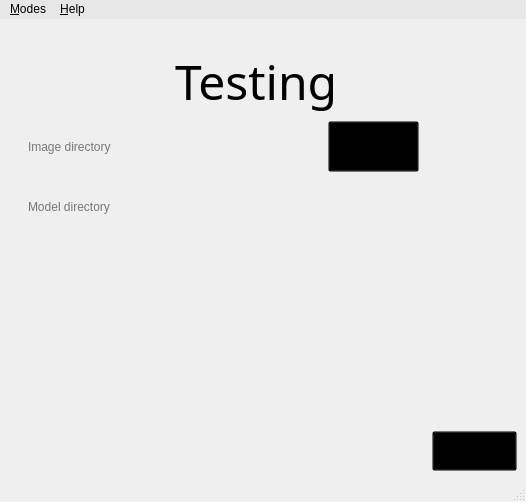
<?xml version="1.0" encoding="UTF-8"?>
<ui version="4.0">
 <class>MainWindow</class>
 <widget class="QMainWindow" name="MainWindow">
  <property name="windowModality">
   <enum>Qt::NonModal</enum>
  </property>
  <property name="enabled">
   <bool>true</bool>
  </property>
  <property name="geometry">
   <rect>
    <x>0</x>
    <y>0</y>
    <width>526</width>
    <height>502</height>
   </rect>
  </property>
  <property name="windowTitle">
   <string>Face Recognition</string>
  </property>
  <property name="windowIcon">
   <iconset resource="guiResource.qrc">
    <normaloff>:/Icon/icon.ico</normaloff>:/Icon/icon.ico</iconset>
  </property>
  <property name="windowOpacity">
   <double>1.000000000000000</double>
  </property>
  <property name="toolTipDuration">
   <number>0</number>
  </property>
  <property name="styleSheet">
   <string notr="true">QStatusBar#statusBar
{
	border-image: url(:/Background/background.jpg);
}</string>
  </property>
  <property name="iconSize">
   <size>
    <width>20</width>
    <height>20</height>
   </size>
  </property>
  <property name="animated">
   <bool>true</bool>
  </property>
  <property name="tabShape">
   <enum>QTabWidget::Rounded</enum>
  </property>
  <widget class="QWidget" name="centralWidget">
   <property name="enabled">
    <bool>true</bool>
   </property>
   <property name="styleSheet">
    <string notr="true">QWidget#centralWidget
{
	border-image: url(:/Background/background.jpg);
}</string>
   </property>
   <layout class="QGridLayout" name="gridLayout_4">
    <property name="leftMargin">
     <number>0</number>
    </property>
    <property name="topMargin">
     <number>0</number>
    </property>
    <property name="rightMargin">
     <number>0</number>
    </property>
    <property name="bottomMargin">
     <number>0</number>
    </property>
    <item row="0" column="0">
     <layout class="QGridLayout" name="gridLayout_3" rowstretch="0">
      <property name="topMargin">
       <number>20</number>
      </property>
      <property name="spacing">
       <number>0</number>
      </property>
      <item row="0" column="0">
       <widget class="QStackedWidget" name="stackedWidget">
        <property name="minimumSize">
         <size>
          <width>0</width>
          <height>0</height>
         </size>
        </property>
        <property name="autoFillBackground">
         <bool>false</bool>
        </property>
        <property name="styleSheet">
         <string notr="true"/>
        </property>
        <property name="frameShape">
         <enum>QFrame::NoFrame</enum>
        </property>
        <property name="frameShadow">
         <enum>QFrame::Plain</enum>
        </property>
        <property name="currentIndex">
         <number>2</number>
        </property>
        <widget class="QWidget" name="Welcome">
         <layout class="QGridLayout" name="gridLayout">
          <item row="0" column="0">
           <layout class="QGridLayout" name="gridLayout_9">
            <property name="spacing">
             <number>0</number>
            </property>
            <item row="0" column="0" alignment="Qt::AlignHCenter">
             <widget class="QLabel" name="faceRecTitle">
              <property name="sizePolicy">
               <sizepolicy hsizetype="Fixed" vsizetype="Fixed">
                <horstretch>0</horstretch>
                <verstretch>0</verstretch>
               </sizepolicy>
              </property>
              <property name="font">
               <font>
                <family>Bauhaus 93</family>
                <pointsize>36</pointsize>
               </font>
              </property>
              <property name="styleSheet">
               <string notr="true"/>
              </property>
              <property name="text">
               <string>Face Recognition</string>
              </property>
             </widget>
            </item>
            <item row="1" column="0">
             <widget class="QLabel" name="faceRecIcon">
              <property name="text">
               <string>&lt;html&gt;&lt;head/&gt;&lt;body&gt;&lt;p align=&quot;center&quot;&gt;&lt;img  src=&quot;:/WelcomeImage/welcom.png&quot;/&gt;&lt;/p&gt;&lt;/body&gt;&lt;/html&gt;</string>
              </property>
             </widget>
            </item>
           </layout>
          </item>
         </layout>
        </widget>
        <widget class="QWidget" name="Training">
         <layout class="QGridLayout" name="gridLayout_8">
          <item row="0" column="0">
           <layout class="QGridLayout" name="gridLayout_2">
            <property name="horizontalSpacing">
             <number>0</number>
            </property>
            <property name="verticalSpacing">
             <number>20</number>
            </property>
            <item row="2" column="0">
             <spacer name="horizontalSpacer">
              <property name="orientation">
               <enum>Qt::Horizontal</enum>
              </property>
              <property name="sizeHint" stdset="0">
               <size>
                <width>40</width>
                <height>20</height>
               </size>
              </property>
             </spacer>
            </item>
            <item row="1" column="0">
             <widget class="QGroupBox" name="browseBox">
              <property name="sizePolicy">
               <sizepolicy hsizetype="Preferred" vsizetype="Fixed">
                <horstretch>0</horstretch>
                <verstretch>0</verstretch>
               </sizepolicy>
              </property>
              <property name="minimumSize">
               <size>
                <width>0</width>
                <height>60</height>
               </size>
              </property>
              <property name="styleSheet">
               <string notr="true">border-style: none</string>
              </property>
              <property name="title">
               <string/>
              </property>
              <property name="flat">
               <bool>false</bool>
              </property>
              <property name="checkable">
               <bool>false</bool>
              </property>
              <widget class="QPushButton" name="browseBtn">
               <property name="geometry">
                <rect>
                 <x>319</x>
                 <y>6</y>
                 <width>91</width>
                 <height>51</height>
                </rect>
               </property>
               <property name="sizePolicy">
                <sizepolicy hsizetype="Fixed" vsizetype="Fixed">
                 <horstretch>0</horstretch>
                 <verstretch>0</verstretch>
                </sizepolicy>
               </property>
               <property name="styleSheet">
                <string notr="true">QPushButton#browseBtn:hover
{
	image: url(:/BrowseBtn/browseHover.png);

}

QPushButton#browseBtn:pressed
{
	image: url(:/BrowseBtn/browsePush.png);

}

QPushButton#browseBtn
{
	image: url(:/BrowseBtn/browseDef.png);
	background:transparent;

}</string>
               </property>
               <property name="text">
                <string/>
               </property>
               <property name="iconSize">
                <size>
                 <width>10</width>
                 <height>10</height>
                </size>
               </property>
               <property name="autoRepeatDelay">
                <number>4</number>
               </property>
               <property name="autoRepeatInterval">
                <number>4</number>
               </property>
              </widget>
              <widget class="QLabel" name="dirImage">
               <property name="geometry">
                <rect>
                 <x>4</x>
                 <y>10</y>
                 <width>311</width>
                 <height>41</height>
                </rect>
               </property>
               <property name="text">
                <string>&lt;html&gt;&lt;head/&gt;&lt;body&gt;&lt;p&gt;&lt;img src=&quot;:/Dir/textInsert.png&quot;/&gt;&lt;/p&gt;&lt;/body&gt;&lt;/html&gt;</string>
               </property>
              </widget>
              <widget class="QLineEdit" name="lineEdit">
               <property name="geometry">
                <rect>
                 <x>17</x>
                 <y>16</y>
                 <width>281</width>
                 <height>31</height>
                </rect>
               </property>
               <property name="font">
                <font>
                 <pointsize>9</pointsize>
                </font>
               </property>
               <property name="autoFillBackground">
                <bool>false</bool>
               </property>
               <property name="styleSheet">
                <string notr="true">QLineEdit 
{
	background:transparent
}

</string>
               </property>
               <property name="text">
                <string/>
               </property>
               <property name="frame">
                <bool>false</bool>
               </property>
               <property name="placeholderText">
                <string>Training directory</string>
               </property>
              </widget>
              <zorder>dirImage</zorder>
              <zorder>lineEdit</zorder>
              <zorder>browseBtn</zorder>
             </widget>
            </item>
            <item row="0" column="0" alignment="Qt::AlignHCenter">
             <widget class="QLabel" name="trainingTitle">
              <property name="sizePolicy">
               <sizepolicy hsizetype="Fixed" vsizetype="Fixed">
                <horstretch>0</horstretch>
                <verstretch>0</verstretch>
               </sizepolicy>
              </property>
              <property name="font">
               <font>
                <family>Bauhaus 93</family>
                <pointsize>36</pointsize>
               </font>
              </property>
              <property name="text">
               <string>Training</string>
              </property>
             </widget>
            </item>
            <item row="3" column="0">
             <layout class="QHBoxLayout" name="horizontalLayout">
              <item alignment="Qt::AlignRight|Qt::AlignBottom">
               <widget class="QPushButton" name="trainBtn">
                <property name="sizePolicy">
                 <sizepolicy hsizetype="Preferred" vsizetype="Preferred">
                  <horstretch>0</horstretch>
                  <verstretch>0</verstretch>
                 </sizepolicy>
                </property>
                <property name="minimumSize">
                 <size>
                  <width>150</width>
                  <height>40</height>
                 </size>
                </property>
                <property name="styleSheet">
                 <string notr="true">
QPushButton#trainBtn:hover
{
	image: url(:/StartTrainingBtn/startTrainingHover.png);
}

QPushButton#trainBtn:pressed
{
	image: url(:/StartTrainingBtn/startTrainingPush.png);
}

QPushButton#trainBtn
{
	image: url(:/StartTrainingBtn/startTrainingDef.png);
	background:transparent;

}







</string>
                </property>
                <property name="text">
                 <string/>
                </property>
                <property name="iconSize">
                 <size>
                  <width>10</width>
                  <height>10</height>
                 </size>
                </property>
                <property name="autoRepeatDelay">
                 <number>4</number>
                </property>
                <property name="autoRepeatInterval">
                 <number>4</number>
                </property>
               </widget>
              </item>
             </layout>
            </item>
           </layout>
          </item>
         </layout>
        </widget>
        <widget class="QWidget" name="Testing">
         <layout class="QGridLayout" name="gridLayout_6">
          <item row="0" column="0">
           <layout class="QGridLayout" name="gridLayout_5">
            <property name="spacing">
             <number>0</number>
            </property>
            <item row="0" column="0" colspan="2" alignment="Qt::AlignHCenter">
             <widget class="QLabel" name="label">
              <property name="sizePolicy">
               <sizepolicy hsizetype="Fixed" vsizetype="Fixed">
                <horstretch>0</horstretch>
                <verstretch>0</verstretch>
               </sizepolicy>
              </property>
              <property name="font">
               <font>
                <family>Bauhaus 93</family>
                <pointsize>36</pointsize>
               </font>
              </property>
              <property name="text">
               <string>Testing </string>
              </property>
             </widget>
            </item>
            <item row="1" column="0" colspan="2">
             <widget class="QGroupBox" name="browseBoxTesting">
              <property name="sizePolicy">
               <sizepolicy hsizetype="Preferred" vsizetype="Fixed">
                <horstretch>0</horstretch>
                <verstretch>0</verstretch>
               </sizepolicy>
              </property>
              <property name="minimumSize">
               <size>
                <width>440</width>
                <height>60</height>
               </size>
              </property>
              <property name="styleSheet">
               <string notr="true">QGroupBox#browseBoxTesting
{
	border-style: none;
}</string>
              </property>
              <property name="title">
               <string/>
              </property>
              <property name="flat">
               <bool>false</bool>
              </property>
              <property name="checkable">
               <bool>false</bool>
              </property>
              <widget class="QPushButton" name="browseBtnTesting">
               <property name="geometry">
                <rect>
                 <x>319</x>
                 <y>6</y>
                 <width>91</width>
                 <height>51</height>
                </rect>
               </property>
               <property name="sizePolicy">
                <sizepolicy hsizetype="Fixed" vsizetype="Fixed">
                 <horstretch>0</horstretch>
                 <verstretch>0</verstretch>
                </sizepolicy>
               </property>
               <property name="styleSheet">
                <string notr="true">QPushButton#browseBtnTesting:hover
{
	image: url(:/BrowseBtn/browseHover.png);

}

QPushButton#browseBtnTesting:pressed
{
	image: url(:/BrowseBtn/browsePush.png);

}

QPushButton#browseBtnTesting
{
	image: url(:/BrowseBtn/browseDef.png);
	background:transparent;

}</string>
               </property>
               <property name="text">
                <string/>
               </property>
               <property name="iconSize">
                <size>
                 <width>10</width>
                 <height>10</height>
                </size>
               </property>
               <property name="autoRepeatDelay">
                <number>4</number>
               </property>
               <property name="autoRepeatInterval">
                <number>4</number>
               </property>
              </widget>
              <widget class="QLabel" name="dirImageTesting_3">
               <property name="geometry">
                <rect>
                 <x>4</x>
                 <y>10</y>
                 <width>311</width>
                 <height>41</height>
                </rect>
               </property>
               <property name="text">
                <string>&lt;html&gt;&lt;head/&gt;&lt;body&gt;&lt;p&gt;&lt;img src=&quot;:/Dir/textInsert.png&quot;/&gt;&lt;/p&gt;&lt;/body&gt;&lt;/html&gt;</string>
               </property>
              </widget>
              <widget class="QLineEdit" name="lineEditTesting_3">
               <property name="geometry">
                <rect>
                 <x>17</x>
                 <y>16</y>
                 <width>281</width>
                 <height>31</height>
                </rect>
               </property>
               <property name="font">
                <font>
                 <pointsize>9</pointsize>
                </font>
               </property>
               <property name="autoFillBackground">
                <bool>false</bool>
               </property>
               <property name="styleSheet">
                <string notr="true">QLineEdit 
{
	background:transparent
}

</string>
               </property>
               <property name="text">
                <string/>
               </property>
               <property name="frame">
                <bool>false</bool>
               </property>
               <property name="placeholderText">
                <string>Image directory</string>
               </property>
              </widget>
             </widget>
            </item>
            <item row="2" column="0" colspan="2">
             <widget class="QGroupBox" name="browseBoxTesting_2">
              <property name="sizePolicy">
               <sizepolicy hsizetype="Preferred" vsizetype="Fixed">
                <horstretch>0</horstretch>
                <verstretch>0</verstretch>
               </sizepolicy>
              </property>
              <property name="minimumSize">
               <size>
                <width>0</width>
                <height>60</height>
               </size>
              </property>
              <property name="styleSheet">
               <string notr="true">border-style: none</string>
              </property>
              <property name="title">
               <string/>
              </property>
              <property name="flat">
               <bool>false</bool>
              </property>
              <property name="checkable">
               <bool>false</bool>
              </property>
              <widget class="QPushButton" name="browseBtnModel">
               <property name="geometry">
                <rect>
                 <x>319</x>
                 <y>6</y>
                 <width>91</width>
                 <height>51</height>
                </rect>
               </property>
               <property name="sizePolicy">
                <sizepolicy hsizetype="Fixed" vsizetype="Fixed">
                 <horstretch>0</horstretch>
                 <verstretch>0</verstretch>
                </sizepolicy>
               </property>
               <property name="styleSheet">
                <string notr="true">QPushButton#browseBtnModel:hover
{
	image: url(:/BrowseBtn/browseHover.png);

}

QPushButton#browseBtnModel:pressed
{
	image: url(:/BrowseBtn/browsePush.png);

}

QPushButton#browseBtnModel
{
	image: url(:/BrowseBtn/browseDef.png);
	background:transparent;

}</string>
               </property>
               <property name="text">
                <string/>
               </property>
               <property name="iconSize">
                <size>
                 <width>10</width>
                 <height>10</height>
                </size>
               </property>
               <property name="autoRepeatDelay">
                <number>4</number>
               </property>
               <property name="autoRepeatInterval">
                <number>4</number>
               </property>
              </widget>
              <widget class="QLabel" name="dirImageTesting_4">
               <property name="geometry">
                <rect>
                 <x>4</x>
                 <y>10</y>
                 <width>311</width>
                 <height>41</height>
                </rect>
               </property>
               <property name="text">
                <string>&lt;html&gt;&lt;head/&gt;&lt;body&gt;&lt;p&gt;&lt;img src=&quot;:/Dir/textInsert.png&quot;/&gt;&lt;/p&gt;&lt;/body&gt;&lt;/html&gt;</string>
               </property>
              </widget>
              <widget class="QLineEdit" name="lineEditTesting_4">
               <property name="geometry">
                <rect>
                 <x>17</x>
                 <y>16</y>
                 <width>281</width>
                 <height>31</height>
                </rect>
               </property>
               <property name="font">
                <font>
                 <pointsize>9</pointsize>
                </font>
               </property>
               <property name="autoFillBackground">
                <bool>false</bool>
               </property>
               <property name="styleSheet">
                <string notr="true">QLineEdit 
{
	background:transparent
}

</string>
               </property>
               <property name="text">
                <string/>
               </property>
               <property name="frame">
                <bool>false</bool>
               </property>
               <property name="placeholderText">
                <string>Model directory</string>
               </property>
              </widget>
             </widget>
            </item>
            <item row="3" column="0" colspan="2">
             <layout class="QHBoxLayout" name="horizontalLayout_2">
              <property name="spacing">
               <number>0</number>
              </property>
              <property name="leftMargin">
               <number>20</number>
              </property>
              <property name="topMargin">
               <number>0</number>
              </property>
              <property name="bottomMargin">
               <number>0</number>
              </property>
              <item>
               <widget class="QLabel" name="imageLabel">
                <property name="sizePolicy">
                 <sizepolicy hsizetype="Fixed" vsizetype="Fixed">
                  <horstretch>0</horstretch>
                  <verstretch>0</verstretch>
                 </sizepolicy>
                </property>
                <property name="minimumSize">
                 <size>
                  <width>210</width>
                  <height>210</height>
                 </size>
                </property>
                <property name="styleSheet">
                 <string notr="true">QLabel#imageLabel
{
border-image: url(:/DefaultImage/defualtImage.png);

}</string>
                </property>
                <property name="text">
                 <string/>
                </property>
                <property name="alignment">
                 <set>Qt::AlignLeading|Qt::AlignLeft|Qt::AlignTop</set>
                </property>
               </widget>
              </item>
              <item alignment="Qt::AlignRight|Qt::AlignBottom">
               <widget class="QPushButton" name="testBtn">
                <property name="sizePolicy">
                 <sizepolicy hsizetype="Fixed" vsizetype="Fixed">
                  <horstretch>0</horstretch>
                  <verstretch>0</verstretch>
                 </sizepolicy>
                </property>
                <property name="minimumSize">
                 <size>
                  <width>85</width>
                  <height>40</height>
                 </size>
                </property>
                <property name="styleSheet">
                 <string notr="true">
QPushButton#testBtn:hover
{
	
	image: url(:/TestBtn/testHover.png);
}

QPushButton#testBtn:pressed
{
	
	image: url(:/TestBtn/testPush.png);
}

QPushButton#testBtn
{
	
	image: url(:/TestBtn/testDef.png);
	background:transparent;

}







</string>
                </property>
                <property name="text">
                 <string/>
                </property>
                <property name="iconSize">
                 <size>
                  <width>10</width>
                  <height>10</height>
                 </size>
                </property>
                <property name="autoRepeatDelay">
                 <number>4</number>
                </property>
                <property name="autoRepeatInterval">
                 <number>4</number>
                </property>
               </widget>
              </item>
             </layout>
            </item>
           </layout>
          </item>
         </layout>
        </widget>
       </widget>
      </item>
     </layout>
    </item>
   </layout>
  </widget>
  <widget class="QMenuBar" name="menubar">
   <property name="geometry">
    <rect>
     <x>0</x>
     <y>0</y>
     <width>526</width>
     <height>26</height>
    </rect>
   </property>
   <property name="styleSheet">
    <string notr="true">background-color: rgb(231, 231, 231);
selection-color: rgb(0, 0, 0);
selection-background-color: rgb(154, 201, 254);
</string>
   </property>
   <widget class="QMenu" name="menu_file">
    <property name="title">
     <string>&amp;Modes</string>
    </property>
    <addaction name="actionTrain_Guide"/>
    <addaction name="actionTest_Guide"/>
    <addaction name="actionTrain"/>
    <addaction name="actionTesting"/>
    <addaction name="separator"/>
    <addaction name="actionExit"/>
   </widget>
   <widget class="QMenu" name="menu_Help">
    <property name="title">
     <string>&amp;Help</string>
    </property>
    <addaction name="actionHow_to_use"/>
    <addaction name="actionAbout"/>
   </widget>
   <addaction name="menu_file"/>
   <addaction name="menu_Help"/>
  </widget>
  <widget class="QStatusBar" name="statusBar">
   <property name="sizeGripEnabled">
    <bool>true</bool>
   </property>
  </widget>
  <action name="actionTrain">
   <property name="text">
    <string>Train Learner</string>
   </property>
  </action>
  <action name="actionTesting">
   <property name="text">
    <string>Test Learner</string>
   </property>
  </action>
  <action name="actionExit">
   <property name="text">
    <string>Exit</string>
   </property>
  </action>
  <action name="actionHow_to_use">
   <property name="text">
    <string>How to use</string>
   </property>
  </action>
  <action name="actionAbout">
   <property name="text">
    <string>About</string>
   </property>
  </action>
  <action name="actionTrain_Guide">
   <property name="text">
    <string>Train Guide</string>
   </property>
  </action>
  <action name="actionTest_Guide">
   <property name="text">
    <string>Test Guide</string>
   </property>
  </action>
 </widget>
 <resources>
  <include location="guiResource.qrc"/>
 </resources>
 <connections/>
</ui>
